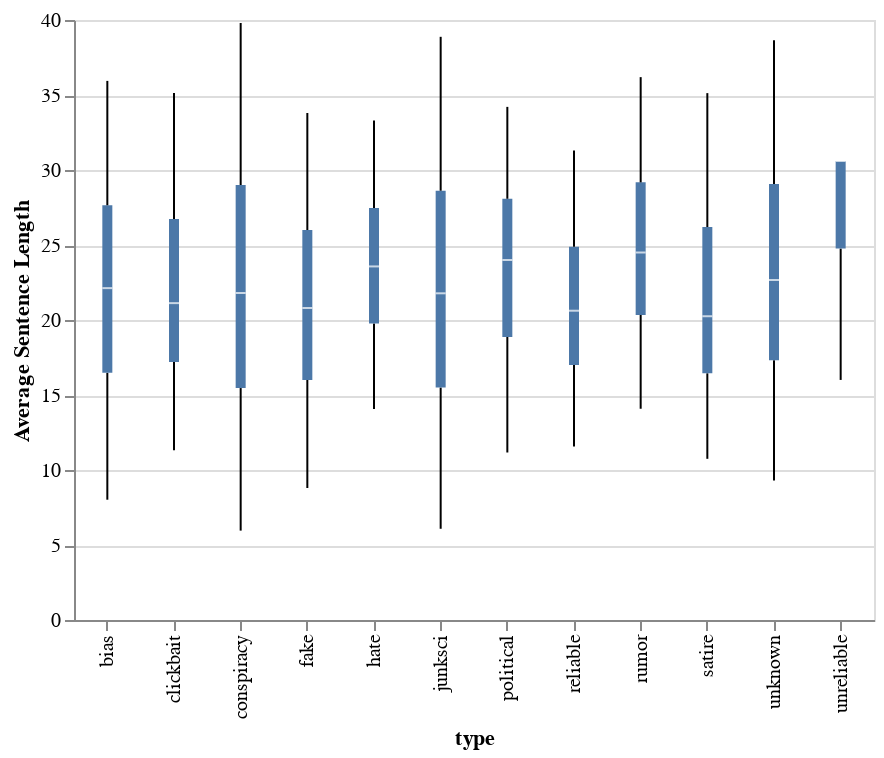

This figure's notebook cell:
### Code cell
base = alt.Chart(data)

lower_plot = base.mark_rule().encode(
    y=alt.Y('l', axis=alt.Axis(title="Average Sentence Length")),
    y2='q1',
    x='type'
)

middle_plot = base.mark_bar(size=5.0).encode(
    y='q1',
    y2='q3',
    x='type'
)
upper_plot = base.mark_rule().encode(
    y='h',
    y2='q3',
    x='type'
)

middle_tick = base.mark_tick(
    color='white',
    size=5.0
).encode(
    y='q2',
    x='type',
)

lower_plot + middle_plot + upper_plot + middle_tick

### Figure 1 — Vega-Lite specification as saved in the notebook (floating-point values rounded to 4 significant figures)
{"$schema": "https://vega.github.io/schema/vega-lite/v2.6.0.json", "config": {"view": {"height": 300, "width": 400}}, "datasets": {"data-c5fd6aaaf134cd0e22691b5783a35053": [{"h": 38.66, "l": 9.295, "q1": 17.32, "q2": 22.67, "q3": 29.06, "type": "unknown"}, {"h": 38.88, "l": 6.082, "q1": 15.5, "q2": 21.78, "q3": 28.62, "type": "junksci"}, {"h": 39.8, "l": 5.959, "q1": 15.46, "q2": 21.8, "q3": 29, "type": "conspiracy"}, {"h": 33.8, "l": 8.8, "q1": 16, "q2": 20.8, "q3": 26, "type": "fake"}, {"h": 30.6, "l": 16.0, "q1": 24.76, "q2": 30.6, "q3": 30.6, "type": "unreliable"}, {"h": 33.3, "l": 14.07, "q1": 19.77, "q2": 23.57, "q3": 27.46, "type": "hate"}, {"h": 35.13, "l": 11.31, "q1": 17.2, "q2": 21.12, "q3": 26.73, "type": "clickbait"}, {"h": 36.19, "l": 14.08, "q1": 20.33, "q2": 24.5, "q3": 29.18, "type": "rumor"}, {"h": 31.29, "l": 11.57, "q1": 17, "q2": 20.62, "q3": 24.89, "type": "reliable"}, {"h": 35.94, "l": 8.019, "q1": 16.48, "q2": 22.12, "q3": 27.65, "type": "bias"}, {"h": 35.12, "l": 10.75, "q1": 16.45, "q2": 20.25, "q3": 26.2, "type": "satire"}, {"h": 34.21, "l": 11.17, "q1": 18.87, "q2": 24, "q3": 28.08, "type": "political"}]}, "layer": [{"data": {"name": "data-c5fd6aaaf134cd0e22691b5783a35053"}, "encoding": {"x": {"field": "type", "type": "nominal"}, "y": {"axis": {"title": "Average Sentence Length"}, "field": "l", "type": "quantitative"}, "y2": {"field": "q1", "type": "quantitative"}}, "mark": "rule"}, {"data": {"name": "data-c5fd6aaaf134cd0e22691b5783a35053"}, "encoding": {"x": {"field": "type", "type": "nominal"}, "y": {"field": "q1", "type": "quantitative"}, "y2": {"field": "q3", "type": "quantitative"}}, "mark": {"size": 5, "type": "bar"}}, {"data": {"name": "data-c5fd6aaaf134cd0e22691b5783a35053"}, "encoding": {"x": {"field": "type", "type": "nominal"}, "y": {"field": "h", "type": "quantitative"}, "y2": {"field": "q3", "type": "quantitative"}}, "mark": "rule"}, {"data": {"name": "data-c5fd6aaaf134cd0e22691b5783a35053"}, "encoding": {"x": {"field": "type", "type": "nominal"}, "y": {"field": "q2", "type": "quantitative"}}, "mark": {"color": "white", "size": 5, "type": "tick"}}]}
